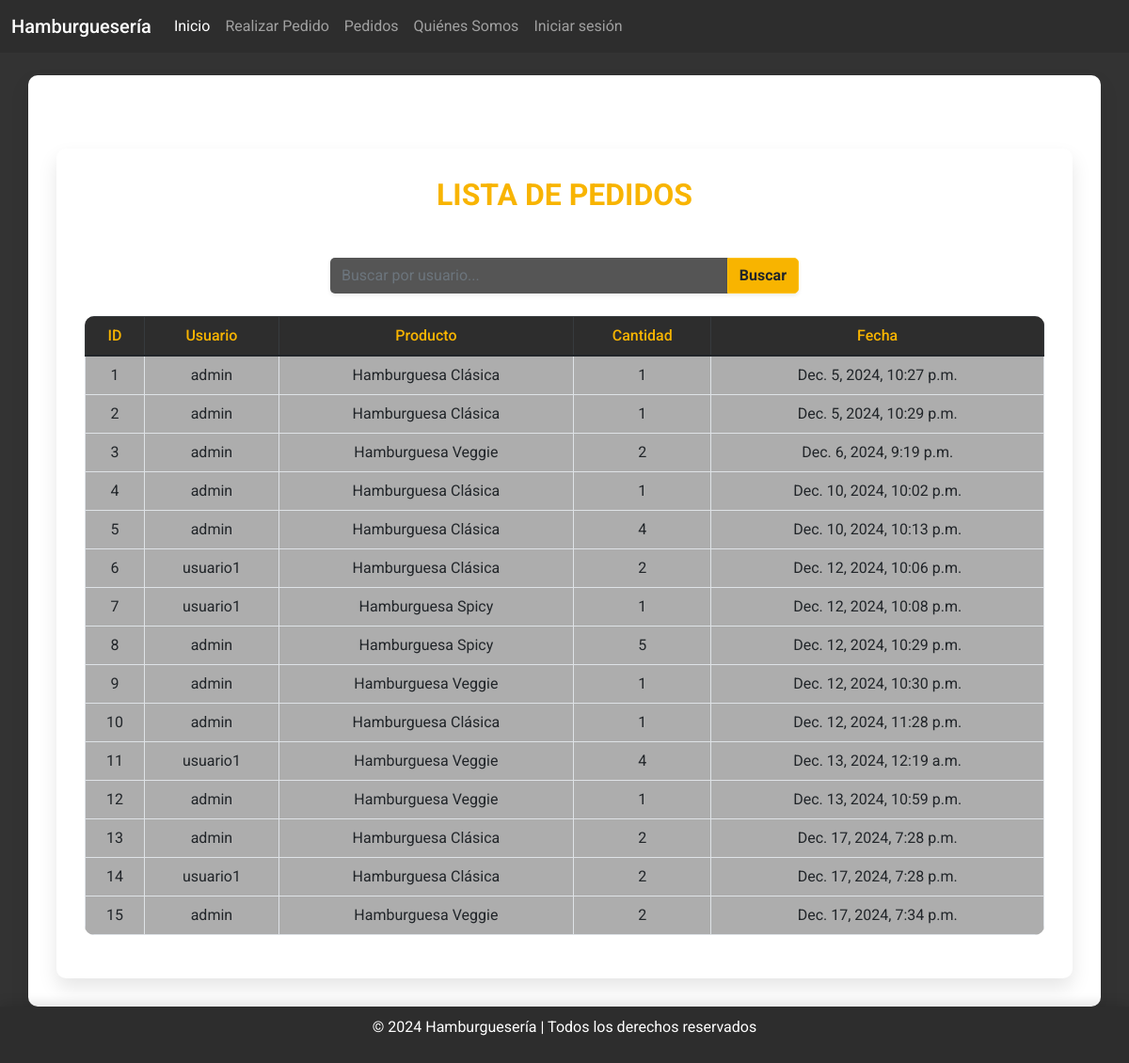
The app's page /pedidos/lista/, older data.
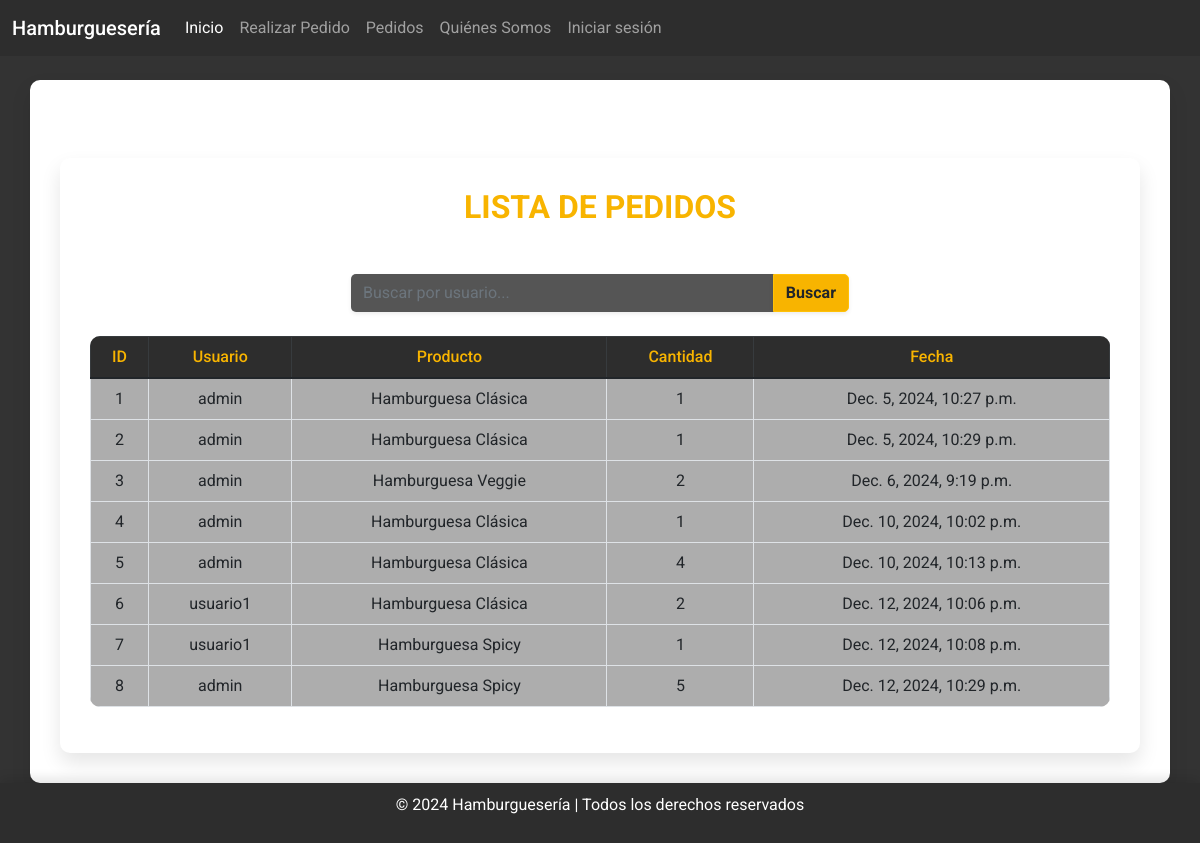
The same page, newer data.
### pedidos/models.py (models this page shows, shortened)
class Pedido(models.Model):
    usuario = models.ForeignKey(User, on_delete=models.CASCADE, default=1)
    hamburguesa = models.ForeignKey(Hamburguesa, on_delete=models.CASCADE)
    cantidad = models.IntegerField()
    fecha_pedido = models.DateTimeField(auto_now_add=True)

### menu_app/models.py (models this page shows)
class Hamburguesa(models.Model):
    nombre = models.CharField(max_length=100)
    descripcion = models.TextField()
    precio = models.DecimalField(max_digits=5, decimal_places=2)
    imagen = models.ImageField(upload_to='hamburguesas/', null=True, blank=True)
    def __str__(self):
        return self.nombre

### pedidos/views.py (the view)
# urls.py: path('pedidos/lista/', views.lista_pedidos, name='lista_pedidos'),
def lista_pedidos(request):
    query = request.GET.get('usuario', '')
    if query:
        pedidos = Pedido.objects.filter(usuario__username__icontains=query)
    else:
        pedidos = Pedido.objects.all()
    return render(request, 'pedidos/lista_pedidos.html', {'pedidos': pedidos, 'query': query})

### pedidos/templates/pedidos/lista_pedidos.html (shortened to what this page needs)
{% extends 'base.html' %}
{% block content %}
<div class="container mt-5">
    <h2 class="text-center mb-5 text-uppercase fw-bold" style="color: #f8b400;">Lista de Pedidos</h2>
    <div class="row justify-content-center mb-4">
        <div class="col-md-6">
            <form method="get" action="" class="input-group">
                <input type="text" name="usuario" class="form-control border-0 shadow-sm" placeholder="Buscar por usuario..." value="{{ query }}">
                <button type="submit" class="btn btn-warning text-dark fw-bold shadow-sm">Buscar</button>
            </form>
        </div>
    </div>
    <div class="table-responsive">
        <table class="table table-hover table-bordered align-middle">
            <thead class="table-dark text-center">
                <tr>
                    <th>ID</th>
                    <th>Usuario</th>
                    <th>Producto</th>
                    <th>Cantidad</th>
                    <th>Fecha</th>
                </tr>
            </thead>
            <tbody class="text-center">
                {% for pedido in pedidos %}
                <tr class="table-row">
                    <td>{{ pedido.id }}</td>
                    <td>{{ pedido.usuario.username }}</td>
                    <td>{{ pedido.hamburguesa }}</td>
                    <td>{{ pedido.cantidad }}</td>
                    <td>{{ pedido.fecha_pedido }}</td>
                </tr>
                {% empty %}
                <tr>
                    <td colspan="5" class="text-danger fw-bold">No hay pedidos disponibles.</td>
                </tr>
                {% endfor %}
            </tbody>
        </table>
    </div>
</div>
{% endblock %}

Row changes from the older to the newer data that the page shows:
removed Pedido: id "9", usuario.username "admin", hamburguesa "Hamburguesa Veggie", cantidad "1", fecha_pedido "Dec. 12, 2024, 10:30 p.m."
removed Pedido: id "10", usuario.username "admin", hamburguesa "Hamburguesa Clásica", cantidad "1", fecha_pedido "Dec. 12, 2024, 11:28 p.m."
removed Pedido: id "11", usuario.username "usuario1", hamburguesa "Hamburguesa Veggie", cantidad "4", fecha_pedido "Dec. 13, 2024, 12:19 a.m."
removed Pedido: id "12", usuario.username "admin", hamburguesa "Hamburguesa Veggie", cantidad "1", fecha_pedido "Dec. 13, 2024, 10:59 p.m."
removed Pedido: id "13", usuario.username "admin", hamburguesa "Hamburguesa Clásica", cantidad "2", fecha_pedido "Dec. 17, 2024, 7:28 p.m."
removed Pedido: id "14", usuario.username "usuario1", hamburguesa "Hamburguesa Clásica", cantidad "2", fecha_pedido "Dec. 17, 2024, 7:28 p.m."
removed Pedido: id "15", usuario.username "admin", hamburguesa "Hamburguesa Veggie", cantidad "2", fecha_pedido "Dec. 17, 2024, 7:34 p.m."
